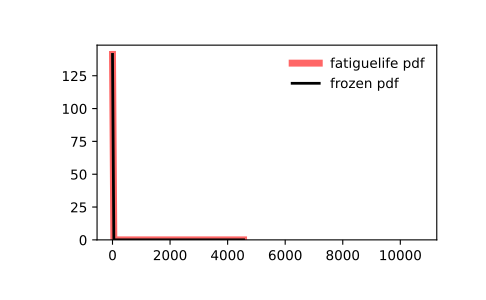

Source code (Python):
from scipy.stats import fatiguelife
import matplotlib.pyplot as plt
fig, ax = plt.subplots(1, 1)

# Calculate the first four moments:

c = 29
mean, var, skew, kurt = fatiguelife.stats(c, moments='mvsk')

# Display the probability density function (``pdf``):

x = np.linspace(fatiguelife.ppf(0.01, c),
                fatiguelife.ppf(0.99, c), 100)
ax.plot(x, fatiguelife.pdf(x, c),
       'r-', lw=5, alpha=0.6, label='fatiguelife pdf')

# Alternatively, the distribution object can be called (as a function)
# to fix the shape, location and scale parameters. This returns a "frozen"
# RV object holding the given parameters fixed.

# Freeze the distribution and display the frozen ``pdf``:

rv = fatiguelife(c)
ax.plot(x, rv.pdf(x), 'k-', lw=2, label='frozen pdf')

# Check accuracy of ``cdf`` and ``ppf``:

vals = fatiguelife.ppf([0.001, 0.5, 0.999], c)
np.allclose([0.001, 0.5, 0.999], fatiguelife.cdf(vals, c))
# True

# Generate random numbers:

r = fatiguelife.rvs(c, size=1000)

# And compare the histogram:

ax.hist(r, density=True, histtype='stepfilled', alpha=0.2)
ax.legend(loc='best', frameon=False)
plt.show()
